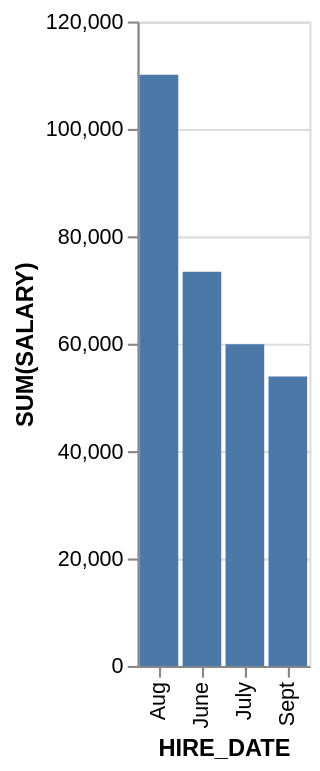

Express this chart as Vega-Lite.
### Vega-Lite specification from a JSON file in a GitHub repository (floating-point values rounded to 4 significant figures)
{"data": {"values": [{"x_data": "Aug", "y_data": 110100}, {"x_data": "June", "y_data": 73400}, {"x_data": "July", "y_data": 59900}, {"x_data": "Sept", "y_data": 53900}]}, "mark": "bar", "encoding": {"x": {"field": "x_data", "type": "nominal", "title": "HIRE_DATE", "sort": {"op": "sum", "field": "y_data", "order": "descending"}}, "y": {"field": "y_data", "type": "quantitative", "title": "SUM(SALARY)"}}}
